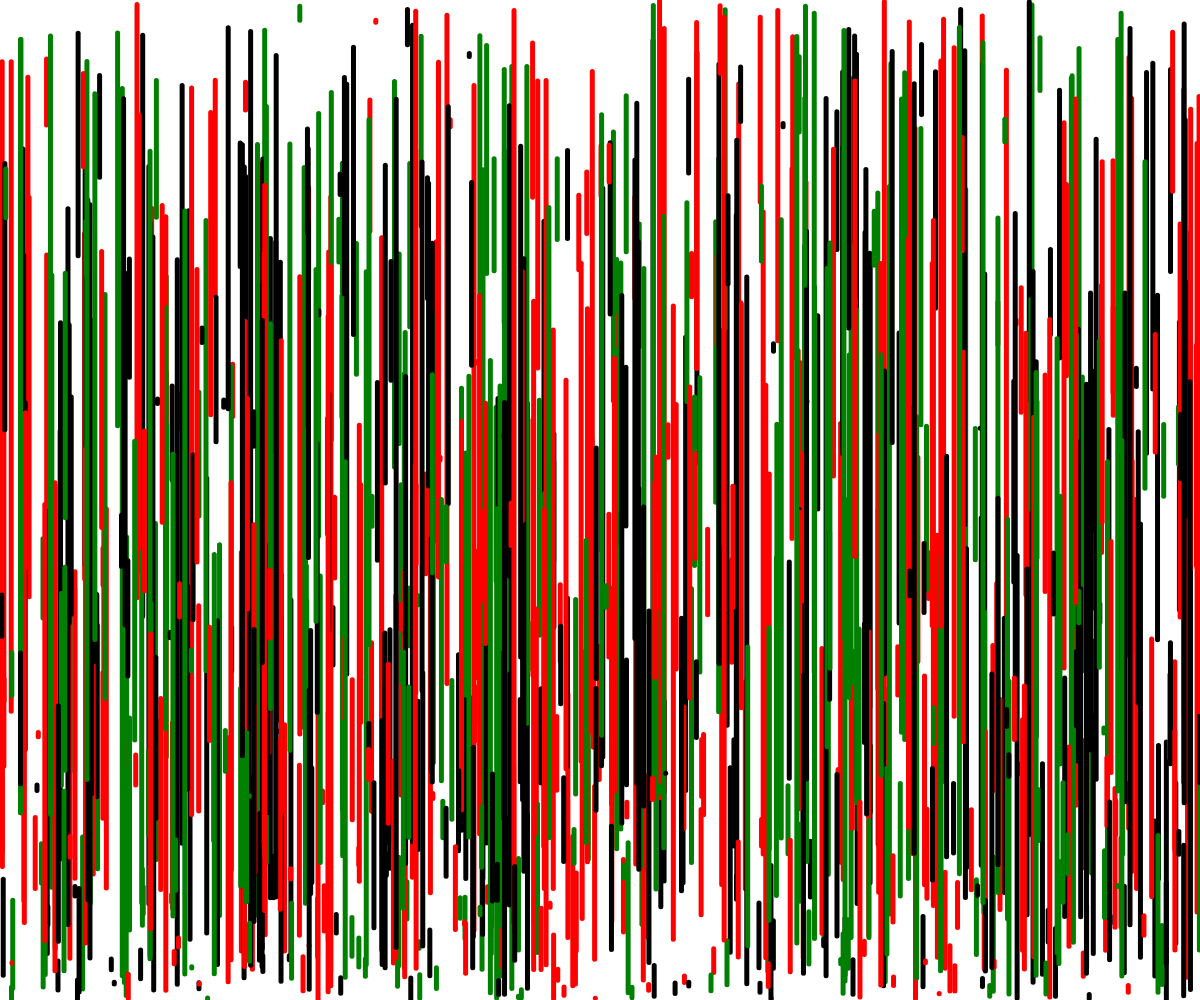
Frame 1 (no input)
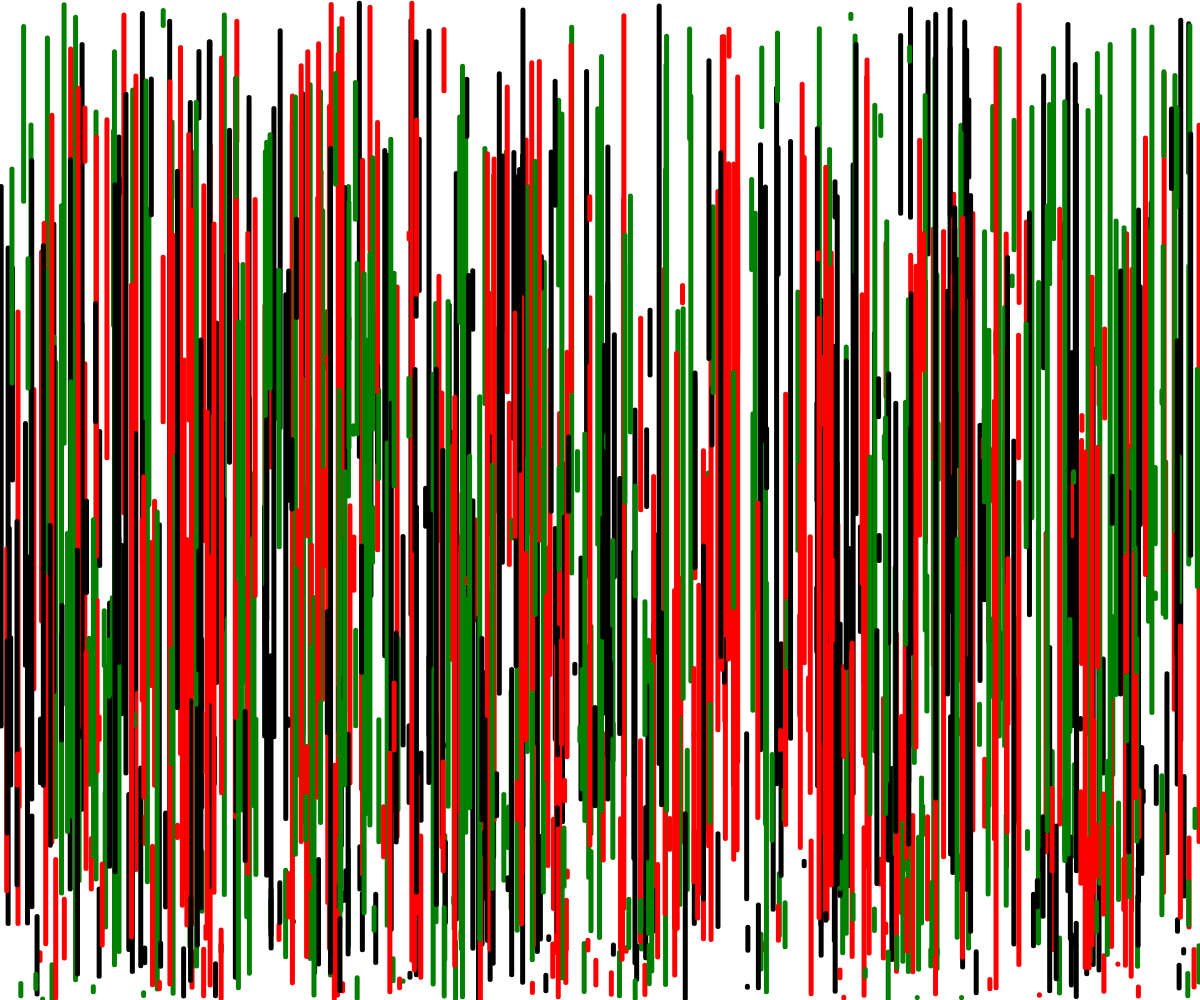
Frame 2 (the mouse pressed at the canvas centre, redrawn once)

The p5.js sketch that drew these frames (run headless with seeded random() and noise() and a simulated clock; the mouse was pressed at the canvas centre and the sketch redrawn once):

// p5.js sketch
// ── sketch.js
function setup() {
  createCanvas(windowWidth, windowHeight);
}
function windowResized() {
  resizeCanvas(windowWidth, windowHeight);
}

function draw() {
  noLoop();
  background("white");
  var couleurs = ["red", "black", "green"];

  strokeWeight(5);
  var numLines = 1000;

  for (let i = 0; i < numLines; i++) {
    var couleur = random(couleurs);
    stroke(couleur);

    var positionX = random(windowWidth);
    var positionY = random(windowHeight);
    var lentgh = random(windowHeight - positionY);
    // if (couleur == 'white') {
    //   background("black")
    // }

    line(positionX, positionY, positionX, positionY + lentgh);
  }
}
